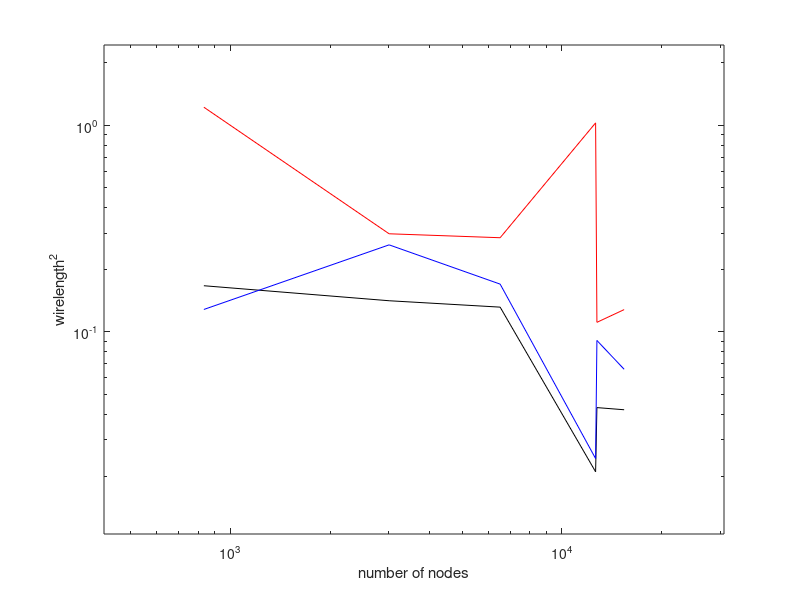

This chart was generated by the following MATLAB code: (Note: this script raises an error after producing the figure.)


nodes =     [   833            3014           6514           12637          12752           15406       ];
ltot =      [   1.671122e-01   1.413727e-01   1.316508e-01   2.101602e-02   4.297591e-02    4.195974e-02];
ltot_pe =   [   1.282769e-01   2.635241e-01   1.701552e-01   2.435289e-02   9.081522e-02    6.586360e-02];
ltot_p =    [   1.221689e+00   2.981378e-01   2.853210e-01   1.025899e+00   1.111488e-01    1.280730e-01];

t =         [   2.404631e-01   9.700774e-01   1.207850e+01    1.401057e+01  7.375932e+00    1.247893e+01];
tpe =       [   2.533275e-01   9.178206e-01   1.665013e+01    1.738294e+01  8.126292e+00    1.223591e+01];
tp =        [   1.175052e-01   4.373538e-01   4.578858e+00    5.649411e+00  2.700431e+00    3.789010e+00];

tp_savings = tpe./tp;
lp_penalty = ltot_p./ltot_pe;

%%
figure(1)
clf
loglog(nodes,ltot,'k')
hold on
loglog(nodes,ltot_pe,'b')
loglog(nodes,ltot_p,'r')
xlabel('number of nodes')
ylabel('wirelength^2')
xlim([0.5*min(nodes) 2*max(nodes)])
ylim([0.5*min(ltot) 2*max(ltot_p)])
fixfigs(1,3,14,12)

figure(2)
clf
loglog(nodes,t,'k')
hold on
loglog(nodes,tpe,'b')
loglog(nodes,tp,'r')
xlabel('number of nodes')
ylabel('solution time (s)')
xlim([0.5*min(nodes) 2*max(nodes)])
ylim([0.5*min(tp) 2*max(tpe)])
fixfigs(2,3,14,12)

figure(3)
clf
loglog(nodes,lp_penalty,'bo','markerfacecolor','b')
xlabel('number of nodes')
ylabel('wirelength^2 (approx) / wirelength^2 (exact)')
xlim([0.5*min(nodes) 2*max(nodes)])
ylim([0.5*min(lp_penalty) 2*max(lp_penalty)])
fixfigs(3,3,14,12)

figure(4)
clf
semilogx(nodes,tp_savings,'bo','markerfacecolor','b')
xlabel('number of nodes')
ylabel('speedup factor')
xlim([0.5*min(nodes) 2*max(nodes)])
ylim([1 5])
fixfigs(4,3,14,12)
